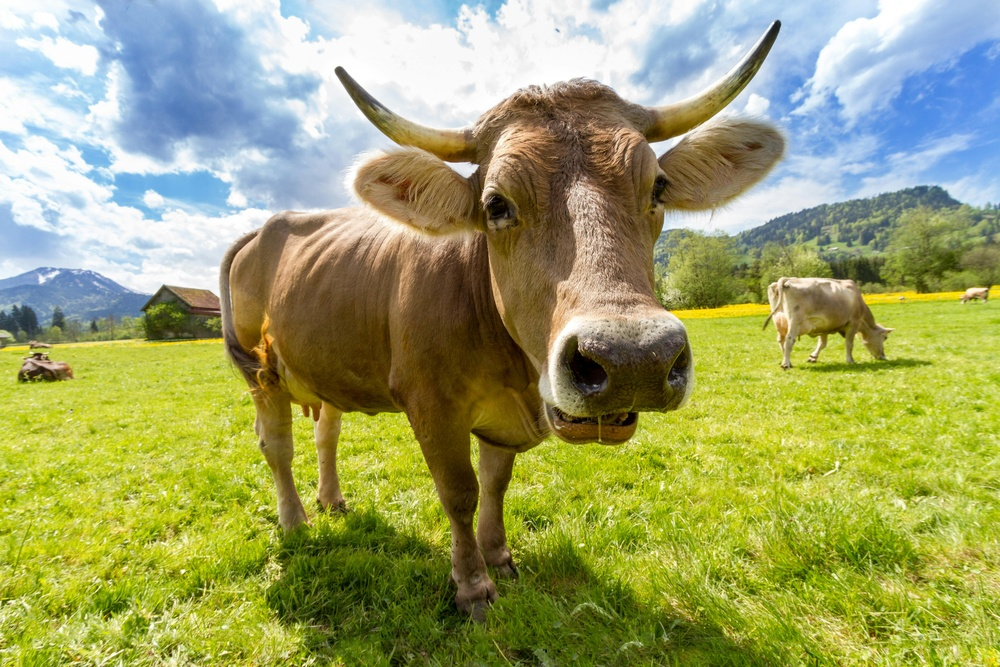
#> input picture cow.jpg, 1000 x 667 px, shrunk from 5184 x 3456 before the run
$ python color_quant.py cow.jpg 3
#> lines starting #> are read from the running program, lines starting #| are printed output that depends on the picture
#!/usr/bin/env python


import argparse
from os import path

import matplotlib.image as mpimg
import numpy as np
from sklearn.cluster import KMeans

if __name__ == "__main__":
    parser = argparse.ArgumentParser(description="Color Quantization")
    _ = parser.add_argument("file_name")
    _ = parser.add_argument("num_colors", type=int)
    args = parser.parse_args()
    (cwd, extension) = path.splitext(args.file_name)
    output_filename = cwd + "_quant" + extension

    image_as_array = mpimg.imread(args.file_name)
#> image_as_array is the input picture: shape (667, 1000, 3); mean R, G, B 156.1, 161.8, 103.9
    (h, w, c) = image_as_array.shape
#> h = 667; w = 1000; c = 3
    image_as_array2d = image_as_array.reshape(h * w, c)
    model = KMeans(n_clusters=args.num_colors)
    color_palette = model.fit_predict(image_as_array2d)
    rgb_codes = model.cluster_centers_.round(0).astype("uint8")
    quantized_image = np.reshape(rgb_codes[color_palette], (h, w, c))
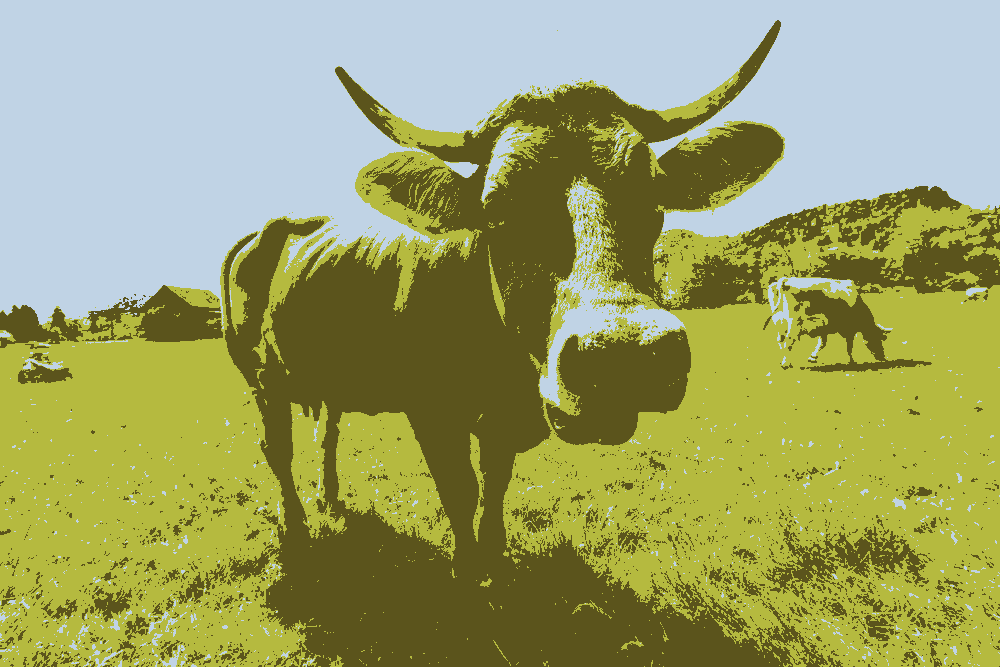
#> quantized_image: shape (667, 1000, 3); mean of channels 0, 1, 2 156.2, 161.8, 103.9; drawn as R, G, B
    mpimg.imsave(output_filename, quantized_image)
